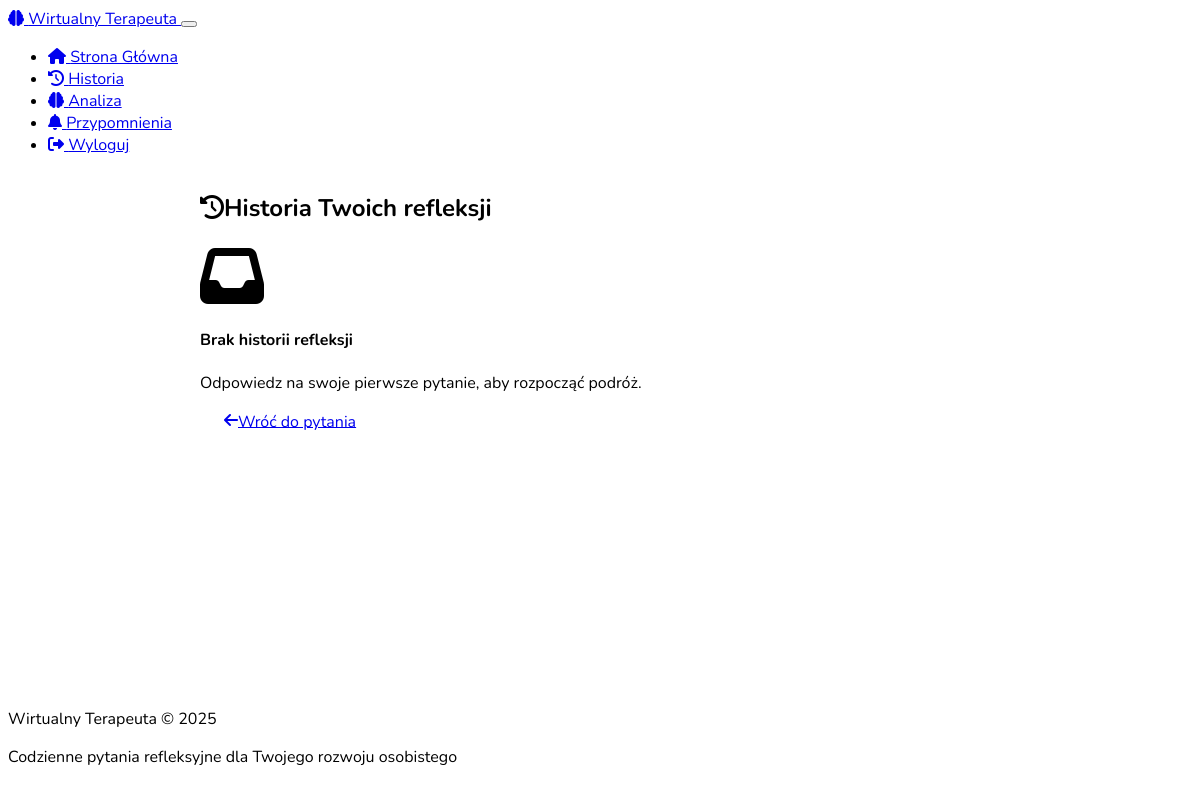
The app's page /history (signed in), older data.
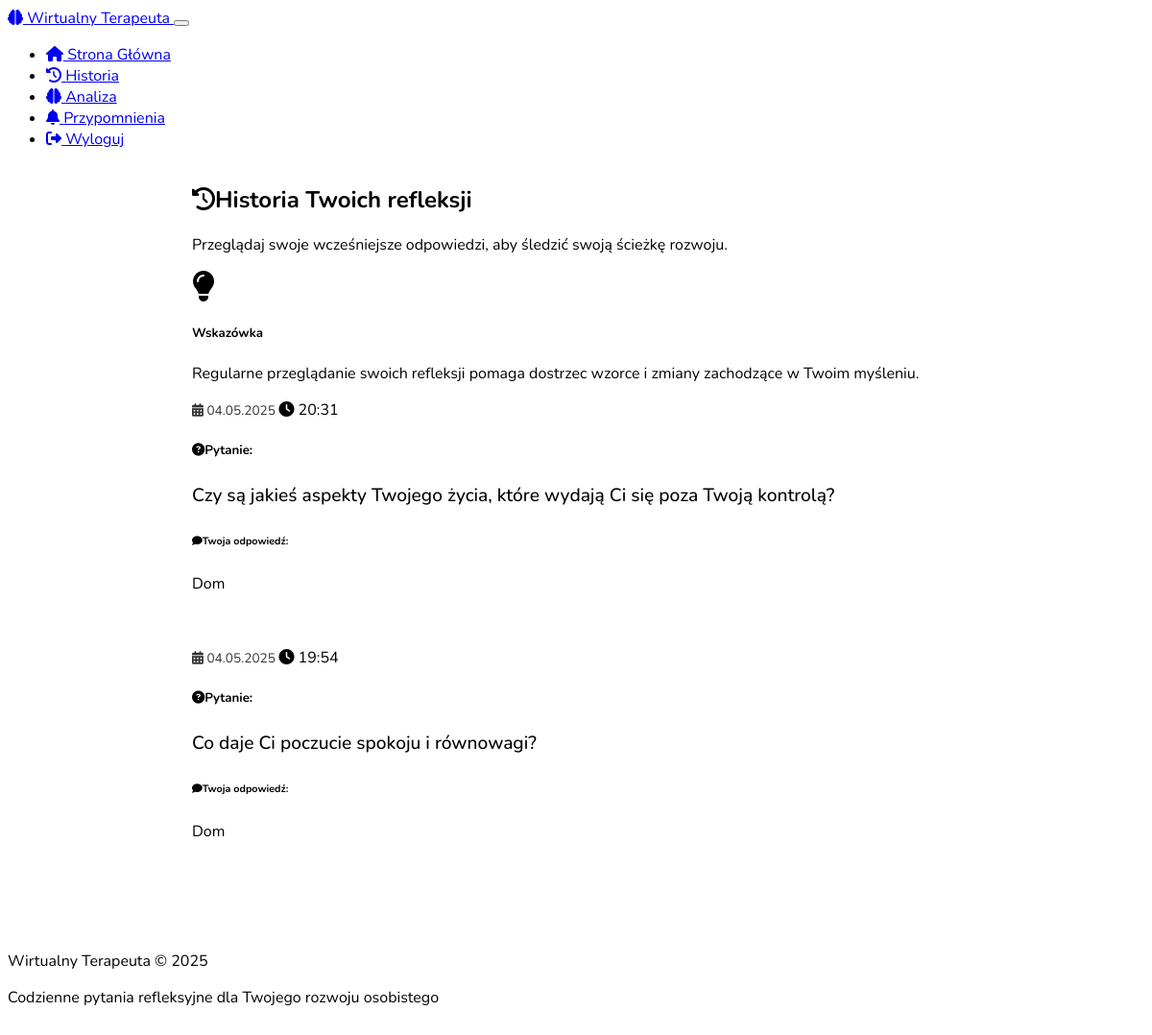
The same page, newer data.
### models.py (models this page shows, shortened)
class Conversation(db.Model):
    id = db.Column(db.Integer, primary_key=True)
    user_id = db.Column(db.Integer, db.ForeignKey('user.id'), nullable=False)
    question = db.Column(db.Text, nullable=False)
    response = db.Column(db.Text, nullable=True)
    timestamp = db.Column(db.DateTime, default=datetime.now)

### app.py (the view)
@app.route('/history')
def history():
    if 'user_id' not in session:
        flash('Musisz być zalogowany, aby zobaczyć historię.', 'danger')
        return redirect(url_for('login'))
    user_id = session['user_id']
    from models import User, Conversation
    user = User.query.get(user_id)
    conversations = Conversation.query.filter_by(user_id=user_id).filter(Conversation.response.isnot(None)).order_by(Conversation.timestamp.desc()).all()
    return render_template('history.html', user=user, conversations=conversations)

### app.py (called while the page is built)
@app.context_processor
def inject_now():
    return {'now': datetime.now()}

### templates/history.html (shortened to what this page needs)
{% extends "layout.html" %}
{% block content %}
<div class="therapy-container">
    <h2 class="mb-4">
        <i class="fas fa-history text-info me-2"></i>Historia Twoich refleksji
    </h2>
    {% if conversations %}
        <p class="lead mb-4">
            Przeglądaj swoje wcześniejsze odpowiedzi, aby śledzić swoją ścieżkę rozwoju.
        </p>
        <div class="card bg-dark mb-4">
            <div class="card-body p-3">
                <div class="d-flex align-items-center">
                    <i class="fas fa-lightbulb text-warning me-3 fa-2x"></i>
                    <div>
                        <h5 class="mb-1">Wskazówka</h5>
                        <p class="mb-0">Regularne przeglądanie swoich refleksji pomaga dostrzec wzorce i zmiany zachodzące w Twoim myśleniu.</p>
                    </div>
                </div>
            </div>
        </div>
        {% for conversation in conversations %}
            <div class="card history-card shadow-sm">
                <div class="card-header bg-dark d-flex justify-content-between align-items-center">
                    <span class="date-text">
                        <i class="fas fa-calendar-alt me-2"></i>
                        {{ conversation.timestamp.strftime('%d.%m.%Y') }}
                    </span>
                    <span class="badge bg-info rounded-pill">
                        <i class="fas fa-clock me-1"></i>
                        {{ conversation.timestamp.strftime('%H:%M') }}
                    </span>
                </div>
                <div class="card-body">
                    <h5 class="card-title mb-3">
                        <i class="fas fa-question-circle text-info me-2"></i>Pytanie:
                    </h5>
                    <p class="question-text mb-4">{{ conversation.question }}</p>
                    <h6 class="card-subtitle mb-2 text-muted">
                        <i class="fas fa-comment me-2"></i>Twoja odpowiedź:
                    </h6>
                    <p class="response-text">{{ conversation.response }}</p>
                </div>
            </div>
            {% if not loop.last %}
                <div class="timeline-connector d-flex justify-content-center my-3">
                    <div class="vr" style="height: 30px;"></div>
                </div>
            {% endif %}
        {% endfor %}
    {% else %}
        <div class="card bg-dark">
            <div class="card-body text-center p-5">
                <i class="fas fa-inbox text-muted fa-4x mb-3"></i>
                <h4>Brak historii refleksji</h4>
                <p class="mb-4">Odpowiedz na swoje pierwsze pytanie, aby rozpocząć podróż.</p>
                <a href="{{ url_for('index') }}" class="btn btn-info btn-therapy">
                    <i class="fas fa-arrow-left me-2"></i>Wróć do pytania
                </a>
            </div>
        </div>
    {% endif %}
</div>
{% endblock %}

### templates/layout.html (shortened to what this page needs)
<!DOCTYPE html>
<html lang="pl" data-bs-theme="dark">
<head>
    <link rel="stylesheet" href="https://cdn.replit.com/agent/bootstrap-agent-dark-theme.min.css">
    <link rel="stylesheet" href="https://cdnjs.cloudflare.com/ajax/libs/font-awesome/6.4.0/css/all.min.css">
    <link rel="stylesheet" href="{{ url_for('static', filename='css/custom.css') }}">
</head>
<body>
    <nav class="navbar navbar-expand-lg navbar-dark bg-dark">
        <div class="container">
            <a class="navbar-brand" href="{{ url_for('index') }}">
                <i class="fas fa-brain text-info me-2"></i>
                Wirtualny Terapeuta
            </a>
            <button class="navbar-toggler" type="button" data-bs-toggle="collapse" data-bs-target="#navbarNav" aria-controls="navbarNav" aria-expanded="false" aria-label="Toggle navigation">
            </button>
            <div class="collapse navbar-collapse" id="navbarNav">
                <ul class="navbar-nav ms-auto">
                    <li class="nav-item">
                        <a class="nav-link {% if request.path == url_for('index') %}active{% endif %}" href="{{ url_for('index') }}">
                            <i class="fas fa-home me-1"></i> Strona Główna
                        </a>
                    </li>
                    {% if session.get('user_id') %}
                    <li class="nav-item">
                        <a class="nav-link {% if request.path == url_for('history') %}active{% endif %}" href="{{ url_for('history') }}">
                            <i class="fas fa-history me-1"></i> Historia
                        </a>
                    </li>
                    <li class="nav-item">
                        <a class="nav-link {% if request.path == url_for('analysis') %}active{% endif %}" href="{{ url_for('analysis') }}">
                            <i class="fas fa-brain me-1"></i> Analiza
                        </a>
                    </li>
                    <li class="nav-item">
                        <a class="nav-link {% if request.path == url_for('reminder_settings') %}active{% endif %}" href="{{ url_for('reminder_settings') }}">
                            <i class="fas fa-bell me-1"></i> Przypomnienia
                        </a>
                    </li>
                    <li class="nav-item">
                        <a class="nav-link" href="{{ url_for('logout') }}">
                            <i class="fas fa-sign-out-alt me-1"></i> Wyloguj
                        </a>
                    </li>
                    {% endif %}
                </ul>
            </div>
        </div>
    </nav>
    <main class="container main-content py-4">
        {% block content %}{% endblock %}
    </main>
    <footer class="text-center text-muted py-4 mt-auto bg-dark">
        <div class="container">
            <p class="mb-1">Wirtualny Terapeuta &copy; {{ now.year }}</p>
            <p class="mb-0 small">Codzienne pytania refleksyjne dla Twojego rozwoju osobistego</p>
        </div>
    </footer>
</body>
</html>

### static/css/custom.css (style rules this page uses)
body { font-family: 'Nunito', 'Arial', sans-serif; min-height: 100vh; display: flex; flex-direction: column; }
.main-content { flex: 1; }
.therapy-container { max-width: 800px; margin: 0 auto; }
.history-card { margin-bottom: 1.5rem; border-radius: 10px; transition: all 0.3s ease; }
.question-text { font-size: 1.2rem; font-weight: 500; line-height: 1.6; }
.response-text { font-size: 1rem; line-height: 1.5; }
.date-text { font-size: 0.85rem; opacity: 0.8; }
footer { padding: 1.5rem 0; margin-top: 3rem; }

Row changes from the older to the newer data that the page shows:
added Conversation: timestamp "04.05.2025", timestamp "20:31", question "Czy są jakieś aspekty Twojego życia, które wydają Ci się poza Twoją kontrolą?", response "Dom"
now on this page (row edited): Conversation: timestamp "04.05.2025", timestamp "19:54", question "Co daje Ci poczucie spokoju i równowagi?", response "Dom"
Text that changed along with them:
text no longer shown: "Brak historii refleksji Odpowiedz na swoje pierwsze pytanie, aby rozpocząć podróż. Wróć do pytania"
text now shown: "Przeglądaj swoje wcześniejsze odpowiedzi, aby śledzić swoją ścieżkę rozwoju. Wskazówka Regularne przeglądanie swoich refleksji pomaga dostrzec wzorce i zmiany zachodzące w Twoim myśleniu."
